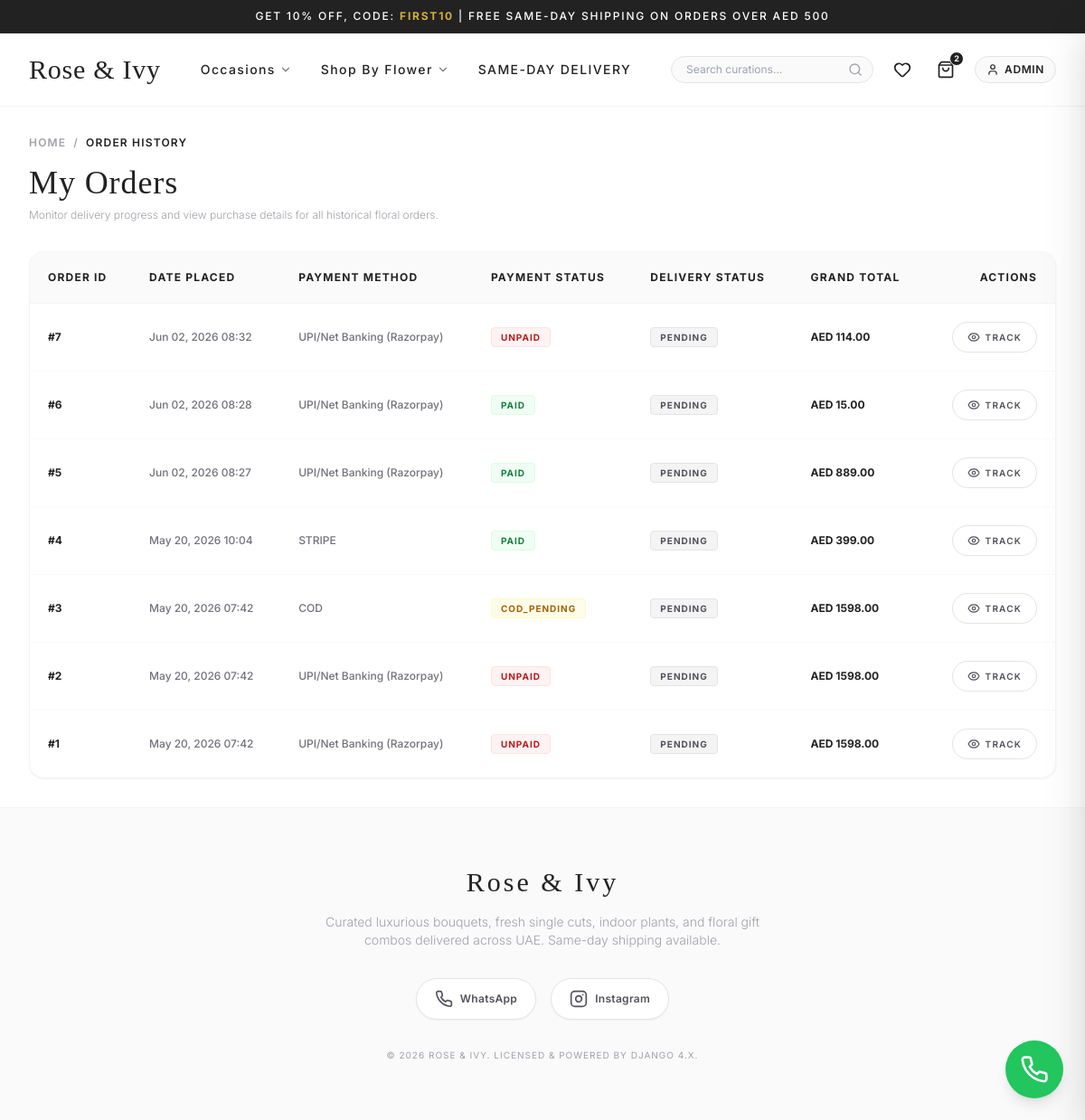
The page /orders/history/ (signed in) on the database as committed earlier.
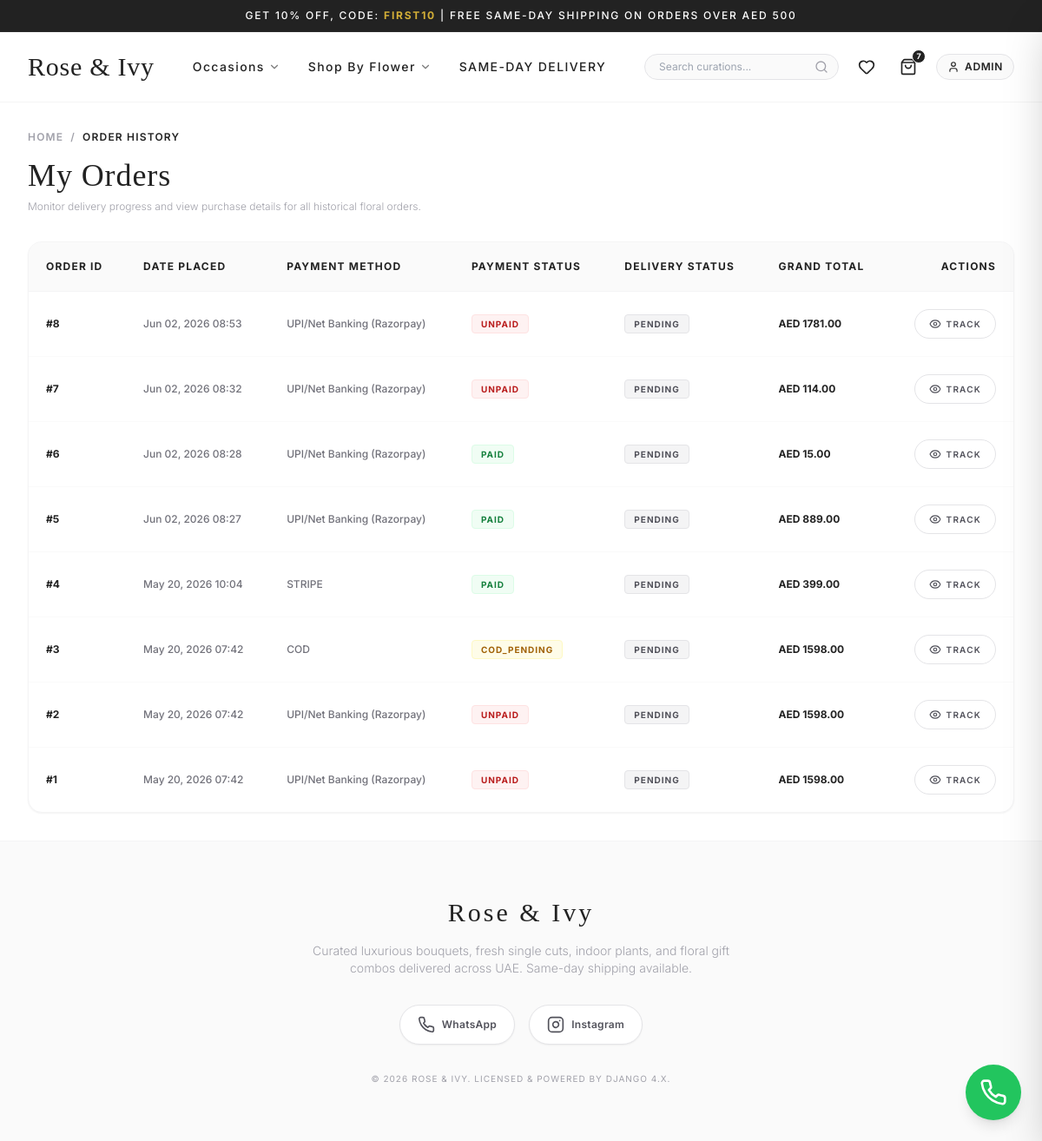
The same page on the database as committed later.
### orders/models.py (models this page shows, shortened)
class Order(models.Model):
    ORDER_STATUS = (
        ('Pending', 'Pending'),
        ('Processing', 'Processing'),
        ('Shipped', 'Shipped'),
        ('Delivered', 'Delivered'),
    )
    PAYMENT_STATUS = (
        ('UNPAID', 'Unpaid'),
        ('PAID', 'Paid'),
        ('FAILED', 'Failed'),
    )
    PAYMENT_METHODS = (
        ('RAZORPAY', 'UPI/Net Banking (Razorpay)'),
    )
    user = models.ForeignKey(User, on_delete=models.CASCADE, related_name='orders')
    address = models.ForeignKey(Address, on_delete=models.SET_NULL, null=True, blank=True)
    total = models.DecimalField(max_digits=10, decimal_places=2)
    coupon = models.ForeignKey(Coupon, on_delete=models.SET_NULL, null=True, blank=True)
    discount_amount = models.DecimalField(max_digits=10, decimal_places=2, default=0.00)
    payment_method = models.CharField(max_length=20, choices=PAYMENT_METHODS)
    payment_status = models.CharField(max_length=20, choices=PAYMENT_STATUS, default='UNPAID')
    order_status = models.CharField(max_length=20, choices=ORDER_STATUS, default='Pending')
    gateway_order_id = models.CharField(max_length=100, blank=True, null=True)
    created_at = models.DateTimeField(auto_now_add=True)
    class Meta:
        ordering = ['-created_at']

### orders/views.py (the view)
# urls.py: path('history/', views.order_history_view, name='order_history'),
@login_required
def order_history_view(request):
    orders = request.user.orders.all().order_by('-created_at')
    return render(request, 'orders/order_history.html', {'orders': orders})

### cart/context_processors.py (called while the page is built)
def cart_processor(request):
    cart_total_items = 0
    if request.user.is_authenticated:
        cart = Cart.objects.filter(user=request.user).first()
        if cart:
            cart_total_items = cart.total_items
    else:
        session_key = request.session.session_key
        if session_key:
            cart = Cart.objects.filter(session_key=session_key).first()
            if cart:
                cart_total_items = cart.total_items
    return {
        'cart_total_items': cart_total_items
    }

### cart/models.py (called while the page is built)
    @property
    def total_items(self):
        return sum(item.quantity for item in self.items.all())

### core/context_processors.py (called while the page is built)
def social_settings(request):
    return {
        'settings': {
            'WHATSAPP_PHONE_NUMBER': getattr(settings, 'WHATSAPP_PHONE_NUMBER', '971501234567'),
            'INSTAGRAM_USERNAME': getattr(settings, 'INSTAGRAM_USERNAME', 'roseandivyflowers'),
        }
    }

### templates/orders/order_history.html (shortened to what this page needs)
{% extends 'base.html' %}
{% load static %}
{% block content %}
<div class="mb-8 select-none">
    <nav class="flex text-xs uppercase tracking-widest text-zinc-400 gap-2 mb-4 font-semibold">
        <a href="{% url 'store:home' %}" class="hover:text-brandGold transition-colors">Home</a>
        <span>/</span>
        <span class="text-brandCharcoal">Order History</span>
    </nav>
    <h1 class="font-serif text-3xl md:text-4xl font-medium text-brandCharcoal tracking-wide mb-2">My Orders</h1>
    <p class="text-zinc-400 text-xs font-light">Monitor delivery progress and view purchase details for all historical floral orders.</p>
</div>
<div class="bg-white border border-zinc-100 rounded-2xl shadow-sm overflow-hidden select-none">
    {% if orders %}
        <div class="overflow-x-auto">
            <table class="w-full text-left border-collapse text-xs">
                <thead>
                    <tr class="bg-zinc-50 border-b border-zinc-100 font-bold uppercase tracking-widest text-brandCharcoal">
                        <th class="p-5">Order ID</th>
                        <th class="p-5">Date Placed</th>
                        <th class="p-5">Payment Method</th>
                        <th class="p-5">Payment Status</th>
                        <th class="p-5">Delivery Status</th>
                        <th class="p-5">Grand Total</th>
                        <th class="p-5 text-right">Actions</th>
                    </tr>
                </thead>
                <tbody class="divide-y divide-zinc-50 text-zinc-600 font-medium">
                    {% for order in orders %}
                        <tr class="hover:bg-zinc-50/50 transition-colors">
                            <td class="p-5 font-bold text-brandCharcoal">#{{ order.id }}</td>
                            <td class="p-5 text-zinc-500">{{ order.created_at|date:"M d, Y H:i" }}</td>
                            <td class="p-5 text-zinc-500">{{ order.get_payment_method_display }}</td>
                            <td class="p-5">
                                <span class="inline-block text-[10px] uppercase tracking-widest font-bold {% if order.payment_status == 'PAID' %}bg-green-50 text-green-700 border border-green-100{% elif order.payment_status == 'COD_PENDING' %}bg-yellow-50 text-yellow-700 border border-yellow-100{% else %}bg-red-50 text-red-700 border border-red-100{% endif %} px-2.5 py-0.5 rounded">
                                    {{ order.get_payment_status_display }}
                                </span>
                            </td>
                            <td class="p-5">
                                <span class="inline-block text-[10px] uppercase tracking-widest font-bold {% if order.order_status == 'Delivered' %}bg-green-50 text-green-700 border border-green-100{% elif order.order_status == 'Shipped' %}bg-blue-50 text-blue-700 border border-blue-100{% elif order.order_status == 'Processing' %}bg-yellow-50 text-yellow-700 border border-yellow-100{% else %}bg-zinc-100 text-zinc-600 border border-zinc-200{% endif %} px-2.5 py-0.5 rounded">
                                    {{ order.order_status }}
                                </span>
                            </td>
                            <td class="p-5 font-bold text-brandCharcoal font-sans">AED {{ order.total }}</td>
                            <td class="p-5 text-right uppercase tracking-widest font-semibold">
                                <a href="{% url 'orders:order_detail' order.id %}" class="inline-flex items-center gap-1.5 border border-zinc-200 hover:border-brandGold hover:text-brandGold transition-colors px-4 py-2 rounded-full text-[10px]">
                                    <i data-lucide="eye" class="w-3.5 h-3.5"></i> Track
                                </a>
                            </td>
                        </tr>
                    {% endfor %}
                </tbody>
            </table>
        </div>
    {% endif %}
</div>
{% endblock %}

### templates/base.html (shortened to what this page needs)
{% load static %}
<!DOCTYPE html>
<html lang="en">
<head>
    <script src="https://cdn.tailwindcss.com"></script>
</head>
<body class="bg-brandWhite text-brandCharcoal font-sans min-h-screen flex flex-col antialiased">
    <div class="bg-brandCharcoal text-white text-[10px] md:text-xs tracking-[0.15em] font-medium py-2.5 text-center px-4 uppercase select-none border-b border-white/5">
        GET 10% OFF, CODE: <span class="text-brandGold font-bold">FIRST10</span> | FREE SAME-DAY SHIPPING ON ORDERS OVER AED 500
    </div>
    <header class="sticky top-0 bg-white/95 backdrop-blur-md z-40 border-b border-zinc-100 transition-all">
        <div class="max-w-7xl mx-auto px-4 sm:px-6 lg:px-8 h-20 flex items-center justify-between">
            <a href="{% url 'store:home' %}" class="flex items-center gap-2 group">
                <span class="font-serif text-2xl md:text-3xl font-medium tracking-wide text-brandCharcoal transition-colors hover:text-brandGold">
                    Rose & Ivy
                </span>
            </a>
            <nav class="hidden lg:flex items-center gap-8 font-medium text-sm tracking-widest text-brandCharcoal uppercase">
                <div class="relative group py-4">
                    <button class="flex items-center gap-1 hover:text-brandGold transition-colors nav-hover-line">
                        Occasions <i data-lucide="chevron-down" class="w-3.5 h-3.5 opacity-60"></i>
                    </button>
                </div>
                <div class="relative group py-4">
                    <button class="flex items-center gap-1 hover:text-brandGold transition-colors nav-hover-line">
                        Shop By Flower <i data-lucide="chevron-down" class="w-3.5 h-3.5 opacity-60"></i>
                    </button>
                </div>
                <a href="{% url 'store:product_list' %}" class="hover:text-brandGold transition-colors nav-hover-line py-4">
                    Same-Day Delivery
                </a>
            </nav>
            <div class="flex items-center gap-4">
                <form action="{% url 'store:product_list' %}" method="GET" class="relative hidden sm:flex items-center">
                    <input type="search" placeholder="Search curations..." name="q" value="{{ request.GET.q|default:'' }}"
                           class="w-48 lg:w-56 bg-zinc-50 text-xs border border-zinc-200 rounded-full py-1.5 pl-4 pr-10 focus:outline-none focus:border-brandGold focus:bg-white transition-all text-brandCharcoal">
                    <button type="submit" class="absolute right-3 text-zinc-400 hover:text-brandGold">
                        <i data-lucide="search" class="w-4 h-4"></i>
                    </button>
                </form>
                <a href="{% url 'store:wishlist' %}" class="text-brandCharcoal hover:text-brandGold p-1.5 transition-colors relative" title="Wishlist">
                    <i data-lucide="heart" class="w-5 h-5"></i>
                </a>
                <button onclick="openCartDrawer()" class="text-brandCharcoal hover:text-brandGold p-1.5 transition-colors relative" title="Shopping Bag">
                    <i data-lucide="shopping-bag" class="w-5 h-5"></i>
                    <span id="cart-badge" class="absolute -top-1 -right-1 bg-brandCharcoal text-white text-[9px] font-bold rounded-full w-4 h-4 flex items-center justify-center border border-white">
                        {{ cart_total_items|default:0 }}
                    </span>
                </button>
                {% if user.is_authenticated %}
                    <div class="relative group">
                        <button class="flex items-center gap-1.5 text-xs tracking-wider uppercase font-semibold text-brandCharcoal hover:text-brandGold border border-zinc-200 rounded-full px-3 py-1.5 bg-zinc-50">
                            <i data-lucide="user" class="w-3.5 h-3.5"></i>
                            <span class="max-w-[70px] truncate hidden md:inline">{{ user.username }}</span>
                        </button>
                    </div>
                {% endif %}
            </div>
        </div>
    </header>
    <main class="flex-grow py-8 max-w-7xl mx-auto px-4 sm:px-6 lg:px-8 w-full">
        {% block content %}{% endblock %}
    </main>
    <footer class="bg-zinc-50 border-t border-zinc-100 py-16 mt-auto select-none">
        <div class="max-w-7xl mx-auto px-4 sm:px-6 lg:px-8 text-center">
            <h5 class="font-serif text-3xl text-brandCharcoal tracking-widest mb-4">Rose & Ivy</h5>
            <p class="text-zinc-400 text-xs md:text-sm max-w-lg mx-auto font-light leading-relaxed mb-8">
                Curated luxurious bouquets, fresh single cuts, indoor plants, and floral gift combos delivered across UAE. Same-day shipping available.
            </p>
            <div class="flex justify-center items-center gap-4 mb-8">
                <a href="https://wa.me/{{ settings.WHATSAPP_PHONE_NUMBER }}?text=Hi! I'm reaching out from the Flower Shop website..."
                   target="_blank"
                   rel="noopener noreferrer"
                   class="flex items-center gap-2 bg-white border border-zinc-200 hover:border-green-500 hover:bg-green-50 text-zinc-600 hover:text-green-700 px-5 py-3 rounded-full transition-all duration-300 shadow-sm hover:shadow-md group">
                    <span class="text-xs font-semibold tracking-wide">WhatsApp</span>
                </a>
                <a href="https://instagram.com/{{ settings.INSTAGRAM_USERNAME }}"
                   target="_blank"
                   rel="noopener noreferrer"
                   class="flex items-center gap-2 bg-white border border-zinc-200 hover:border-pink-500 hover:bg-pink-50 text-zinc-600 hover:text-pink-700 px-5 py-3 rounded-full transition-all duration-300 shadow-sm hover:shadow-md group">
                    <span class="text-xs font-semibold tracking-wide">Instagram</span>
                </a>
            </div>
            <p class="text-zinc-400 text-[10px] tracking-widest uppercase mb-0">&copy; {% now "Y" %} Rose & Ivy. Licensed & Powered by Django 4.x.</p>
        </div>
    </footer>
    <a href="https://wa.me/{{ settings.WHATSAPP_PHONE_NUMBER }}?text=Hi! I'm reaching out from the Flower Shop website..."
       target="_blank"
       rel="noopener noreferrer"
       class="fixed bottom-6 right-6 z-50 bg-green-500 hover:bg-green-600 text-white w-14 h-14 md:w-16 md:h-16 rounded-full flex items-center justify-center shadow-lg hover:shadow-xl transition-all duration-300 group animate-pulse hover:animate-none"
       style="animation-duration: 2s;">
    </a>
</body>
</html>

### templates/base.html (style rules this page uses)
.nav-hover-line { position: relative; }
.nav-hover-line::after { content: ''; position: absolute; width: 0; height: 1px; bottom: -4px; left: 50%; background-color: #D4AF37; transition: all 0.3s ease; transform: translateX(-50%); }

Rows that differ between the two databases and show on the page:
added Order: id "8", created_at "Jun 02, 2026 08:53", payment_method "UPI/Net Banking (Razorpay)", payment_status "UNPAID", order_status "PENDING", total "1781.00"
Other text that changed with them:
{{ cart_total_items|default:0 }}: "2" → "7"
